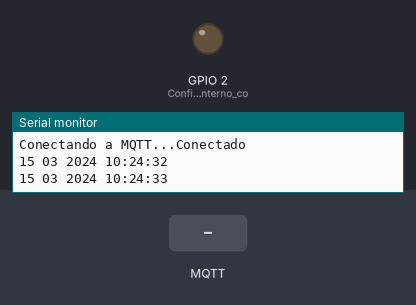
A sketch run on a simulated ESP32. Shown: output pins drawn as LEDs (lit = HIGH), the last lines printed to the serial monitor. The inputs (shaded band) are chosen by the test bench. WiFi joins after 1.5 s; servers stay silent unless stated; the local clock reads 2024-03-15 10:24:30 at power-on unless the sketch sets it; no MQTT or app messages arrive unless stated.

Above: at 3.2 s.
3.3 s: MQTT message "1" arrives on the first subscribed topic
At 4.9 s:
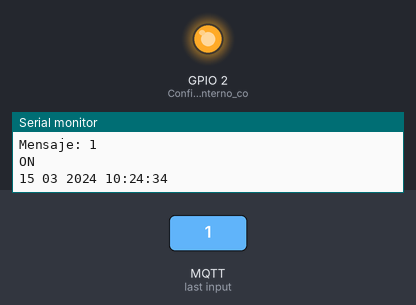
5.5 s: MQTT message "0" arrives on the first subscribed topic
At 6.5 s:
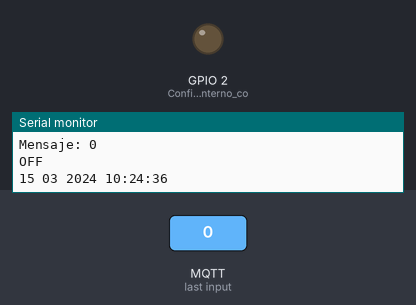
Timing chart, 0 to 8.5 s (numbered marks = the images above; inputs shaded):
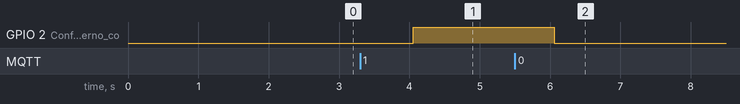

The sketch:

Practica3_3.ino
```cpp
#include <WiFi.h>           // Librería para conexión WiFi
#include "time.h"           // Librería para obtener hora desde Internet
#include <stdint.h>         // Tipos de datos estándar
#include <PubSubClient.h>   // Librería para cliente MQTT

// Configuración de WiFi
const char* ssid     = "MiFibra-E7B0";   // Nombre de la red WiFi
const char* pasword  = "RwwXq3xu";       // Contraseña WiFi

// Configuración de servidor NTP (hora)
const char* ntpServer = "es.pool.ntp.org"; // Servidor NTP español
const int32_t gmtOffset_sec = 3600;         // Offset horario (GMT+1)
const int32_t daylightOffset_sec = 0;       // Sin horario de verano

// Estructura para almacenar fecha y hora
struct tm timeinfo;

// Configuración de servidor MQTT
const char* mqtt_username = "marcos";       // Usuario MQTT
const char* mqtt_password = "1234";          // Contraseña MQTT
const char* server = "broker.emqx.io";       // Broker público
const int mqtt_port = 1883;                  // Puerto MQTT

WiFiClient espClient;             // Cliente WiFi
PubSubClient mqtt_client(espClient); // Cliente MQTT usando WiFi

// Callback para recibir mensajes MQTT
void callback(char* topic, byte* payload, unsigned int length) {
    Serial.print("Mensaje recibido en el tópico: ");
    Serial.println(topic);

    // Convertir el mensaje de bytes a String
    String message;
    for (unsigned int i = 0; i < length; i++) {
        message += (char)payload[i];
    }

    Serial.print("Mensaje: ");
    Serial.println(message);

    // Controlar el LED con el mensaje recibido
    if (message == "1") {
        Serial.println("ON");
        digitalWrite(LED_BUILTIN, HIGH); // Encender LED
    }
    else if (message == "0") {
        Serial.println("OFF");
        digitalWrite(LED_BUILTIN, LOW);  // Apagar LED
    }
}

// Función para reconectar a MQTT si se pierde la conexión
void reconnect() {
    while (!mqtt_client.connected()) {
        Serial.print("Conectando a MQTT...");

        // Crear un client_id único basado en la MAC
        String client_id = "esp32-client-" + String(WiFi.macAddress());

        if (mqtt_client.connect(client_id.c_str(), mqtt_username, mqtt_password)) {
            Serial.println("Conectado");

            // Suscribirse al tópico para recibir órdenes
            mqtt_client.subscribe("sensor/boton");
        } else {
            Serial.print("Error, código: ");
            Serial.println(mqtt_client.state());
            delay(5000); // Esperar antes de intentar otra vez
        }
    }
}

void setup() {
    Serial.begin(115200);         // Iniciar comunicación Serial
    pinMode(LED_BUILTIN, OUTPUT); // Configurar LED interno como salida

    // Conexión a WiFi
    Serial.println("Conectando a Wifi...");
    WiFi.begin(ssid, pasword);
    while (WiFi.status() != WL_CONNECTED) {
        delay(1000);
        Serial.print(".");
    }
    Serial.println("\nConexion Wifi establecida.");
    Serial.print("Direccion IP: ");
    Serial.println(WiFi.localIP());

    // Configurar la hora desde el servidor NTP
    configTime(gmtOffset_sec, daylightOffset_sec, ntpServer);

    // Configurar el servidor MQTT
    mqtt_client.setServer(server, mqtt_port);
    mqtt_client.setCallback(callback); // Establecer la función para recibir mensajes
}

void loop() {
    // Si no está conectado a MQTT, reconectar
    if (!mqtt_client.connected()) {
        reconnect();
    }

    mqtt_client.loop(); // Procesar mensajes entrantes/salientes de MQTT

    // Obtener la fecha y hora actuales
    getLocalTime(&timeinfo);
    Serial.println(&timeinfo, "%d %m %Y %H:%M:%S");

    // Crear un String con la fecha en formato "dia/mes/año"
    String currentTime = String(timeinfo.tm_mday) + "/" + String(timeinfo.tm_mon + 1) + "/" + String(timeinfo.tm_year + 1900);

    // Publicar la fecha actual (aunque ahora mismo publicas texto fijo "Mensaje")
    if (mqtt_client.connected()) {
        mqtt_client.publish("sensor/hora", "Mensaje"); // Deberías cambiar "Mensaje" por currentTime.c_str() si quieres publicar la fecha
    }

    delay(1000); // Esperar 1 segundo antes de repetir
}
```

Measured:
- after the input at 3.3 s, GPIO 2 (Configurar_LED_interno_co): LOW → HIGH after 0.76 s
- after the input at 5.5 s, GPIO 2 (Configurar_LED_interno_co): HIGH → LOW after 0.56 s
